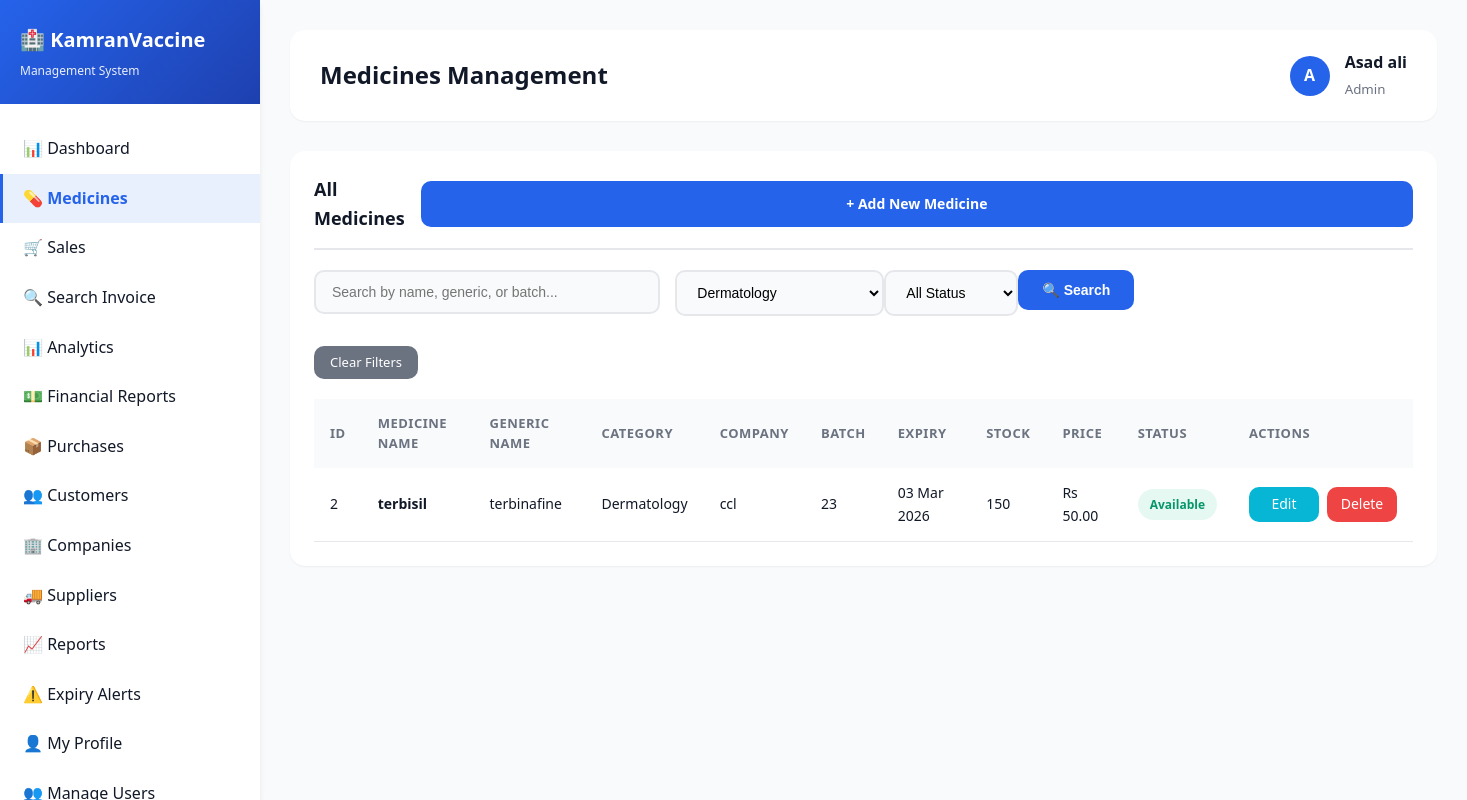
/admin/medicines.php?category=8 (signed in), run on an earlier commit of the app's database.
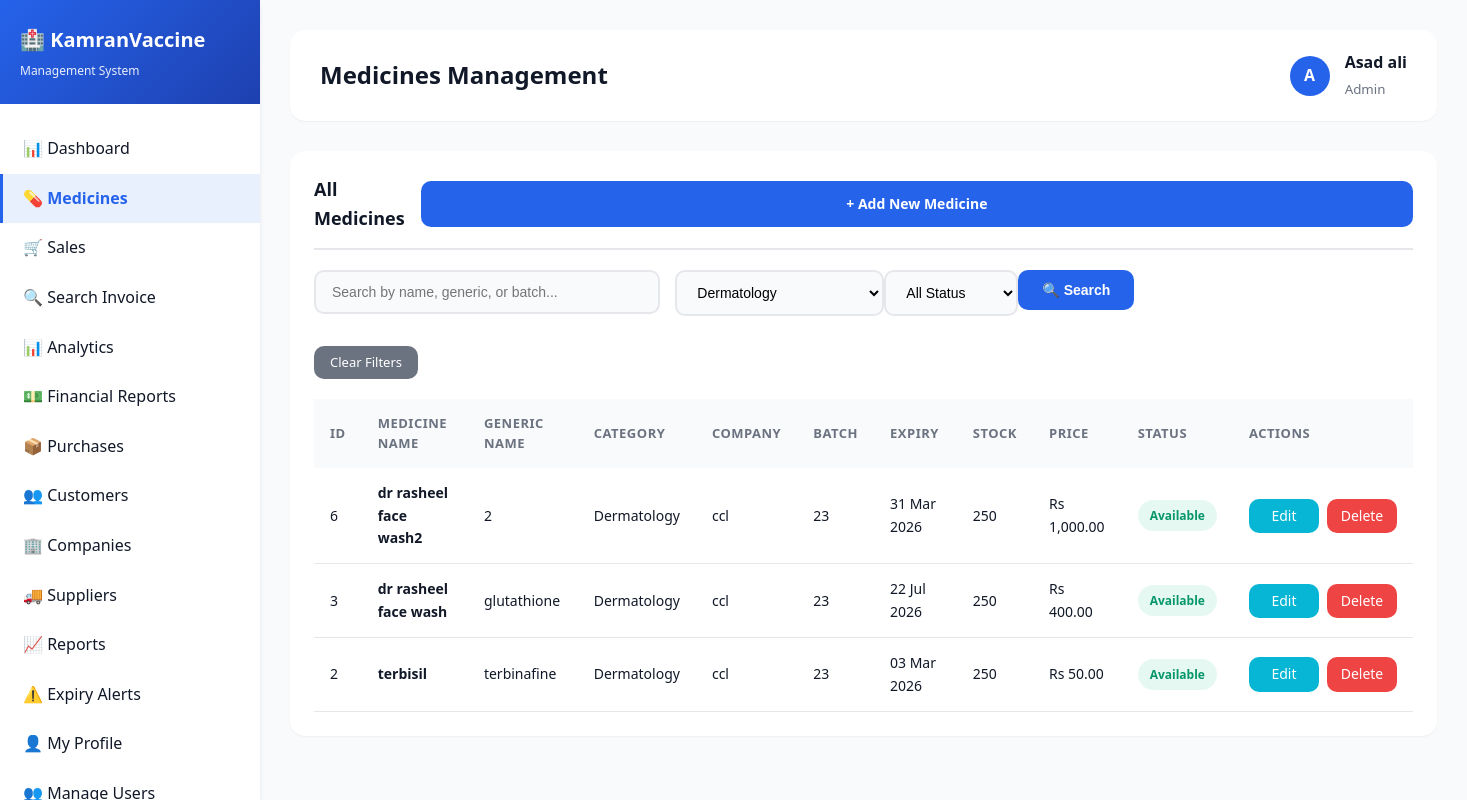
And on a later commit of the database.
### tables this page shows
CREATE TABLE `medicines` (
  `id` int(11) NOT NULL AUTO_INCREMENT,
  `medicine_name` varchar(255) NOT NULL,
  `generic_name` varchar(255) DEFAULT NULL,
  `category_id` int(11) DEFAULT NULL,
  `company_id` int(11) DEFAULT NULL,
  `batch_number` varchar(100) DEFAULT NULL,
  `barcode` varchar(100) DEFAULT NULL,
  `manufacturing_date` date DEFAULT NULL,
  `expiry_date` date DEFAULT NULL,
  `purchase_price` decimal(10,2) NOT NULL,
  `selling_price` decimal(10,2) NOT NULL,
  `mrp` decimal(10,2) DEFAULT NULL,
  `quantity` int(11) DEFAULT 0,
  `reorder_level` int(11) DEFAULT 10,
  `rack_location` varchar(100) DEFAULT NULL,
  `description` text DEFAULT NULL,
  `side_effects` text DEFAULT NULL,
  `dosage` varchar(255) DEFAULT NULL,
  `status` enum('available','out_of_stock','expired') DEFAULT 'available',
  `created_at` timestamp NOT NULL DEFAULT current_timestamp(),
  `updated_at` timestamp NOT NULL DEFAULT current_timestamp() ON UPDATE current_timestamp(),
  PRIMARY KEY (`id`),
  UNIQUE KEY `barcode` (`barcode`),
  KEY `company_id` (`company_id`),
  KEY `category_id` (`category_id`),
  KEY `idx_medicine_name` (`medicine_name`),
  KEY `idx_barcode` (`barcode`),
  KEY `idx_expiry` (`expiry_date`),
  KEY `idx_status` (`status`),
  CONSTRAINT `medicines_ibfk_1` FOREIGN KEY (`company_id`) REFERENCES `companies` (`id`) ON DELETE SET NULL,
  CONSTRAINT `medicines_ibfk_2` FOREIGN KEY (`category_id`) REFERENCES `categories` (`id`) ON DELETE SET NULL
);

CREATE TABLE `categories` (
  `id` int(11) NOT NULL AUTO_INCREMENT,
  `category_name` varchar(255) NOT NULL,
  `description` text DEFAULT NULL,
  `created_at` timestamp NOT NULL DEFAULT current_timestamp(),
  PRIMARY KEY (`id`)
);

CREATE TABLE `companies` (
  `id` int(11) NOT NULL AUTO_INCREMENT,
  `company_name` varchar(255) NOT NULL,
  `contact_person` varchar(255) DEFAULT NULL,
  `phone` varchar(20) DEFAULT NULL,
  `email` varchar(255) DEFAULT NULL,
  `address` text DEFAULT NULL,
  `city` varchar(100) DEFAULT NULL,
  `country` varchar(100) DEFAULT NULL,
  `website` varchar(255) DEFAULT NULL,
  `status` enum('active','inactive') DEFAULT 'active',
  `created_at` timestamp NOT NULL DEFAULT current_timestamp(),
  PRIMARY KEY (`id`),
  KEY `idx_company_name` (`company_name`)
);

### admin/medicines.php (the view, shortened to what the changed rows need)
<?php
include("includes/header.php");
$category_filter = isset($_GET['category']) ? intval($_GET['category']) : 0;
$query = "SELECT m.*, c.company_name, cat.category_name FROM medicines m
    LEFT JOIN companies c ON m.company_id = c.id
    LEFT JOIN categories cat ON m.category_id = cat.id WHERE 1=1";
if ($category_filter > 0) {
    $query .= " AND m.category_id = $category_filter";
}
$query .= " ORDER BY m.id DESC";
$medicines = mysqli_query($conn, $query);
?>
<div class="card">
    <div class="card-body">
        <div class="table-responsive">
            <table>
                <thead>
                    <tr>
                        <th>ID</th>
                        <th>Medicine Name</th>
                        <th>Generic Name</th>
                        <th>Category</th>
                        <th>Company</th>
                        <th>Batch</th>
                        <th>Expiry</th>
                        <th>Stock</th>
                        <th>Price</th>
                        <th>Status</th>
                        <th>Actions</th>
                    </tr>
                </thead>
                <tbody>
                    <?php while ($med = mysqli_fetch_assoc($medicines)): ?>
                    <tr>
                        <td><?php echo $med['id']; ?></td>
                        <td><strong><?php echo $med['medicine_name']; ?></strong></td>
                        <td><?php echo $med['generic_name']; ?></td>
                        <td><?php echo $med['category_name']; ?></td>
                        <td><?php echo $med['company_name']; ?></td>
                        <td><?php echo $med['batch_number']; ?></td>
                        <td><?php echo date('d M Y', strtotime($med['expiry_date'])); ?></td>
                        <td>
                            <?php if ($med['quantity'] <= $med['reorder_level']): ?>
                                <span class="badge badge-danger"><?php echo $med['quantity']; ?></span>
                            <?php else: ?>
                                <?php echo $med['quantity']; ?>
                            <?php endif; ?>
                        </td>
                        <td>Rs <?php echo number_format($med['selling_price'], 2); ?></td>
                        <td>
                            <?php if ($med['status'] == 'available'): ?>
                                <span class="badge badge-success">Available</span>
                            <?php elseif ($med['status'] == 'expired'): ?>
                                <span class="badge badge-danger">Expired</span>
                            <?php else: ?>
                                <span class="badge badge-warning">Out of Stock</span>
                            <?php endif; ?>
                        </td>
                        <td>
                            <div class="action-buttons">
                                <a href="edit_medicine.php?id=<?php echo $med['id']; ?>" class="btn btn-info btn-sm">Edit</a>
                                <a href="?delete=<?php echo $med['id']; ?>" class="btn btn-danger btn-sm" onclick="return confirm('Are you sure?')">Delete</a>
                            </div>
                        </td>
                    </tr>
                    <?php endwhile; ?>
                </tbody>
            </table>
        </div>
    </div>
</div>
<?php include("includes/footer.php"); ?>

What changed in the data, as far as the page shows it:
added medicines: id "6", medicine_name "dr rasheel face wash2", generic_name "2", category.category_name "Dermatology", company.company_name "ccl", batch_number "23", expiry_date "31 Mar 2026", quantity "250", selling_price "1,000.00", status "Available"
added medicines: id "3", medicine_name "dr rasheel face wash", generic_name "glutathione", category.category_name "Dermatology", company.company_name "ccl", batch_number "23", expiry_date "22 Jul 2026", quantity "250", selling_price "400.00", status "Available"
changed medicines "terbisil": quantity "150" → "250"
